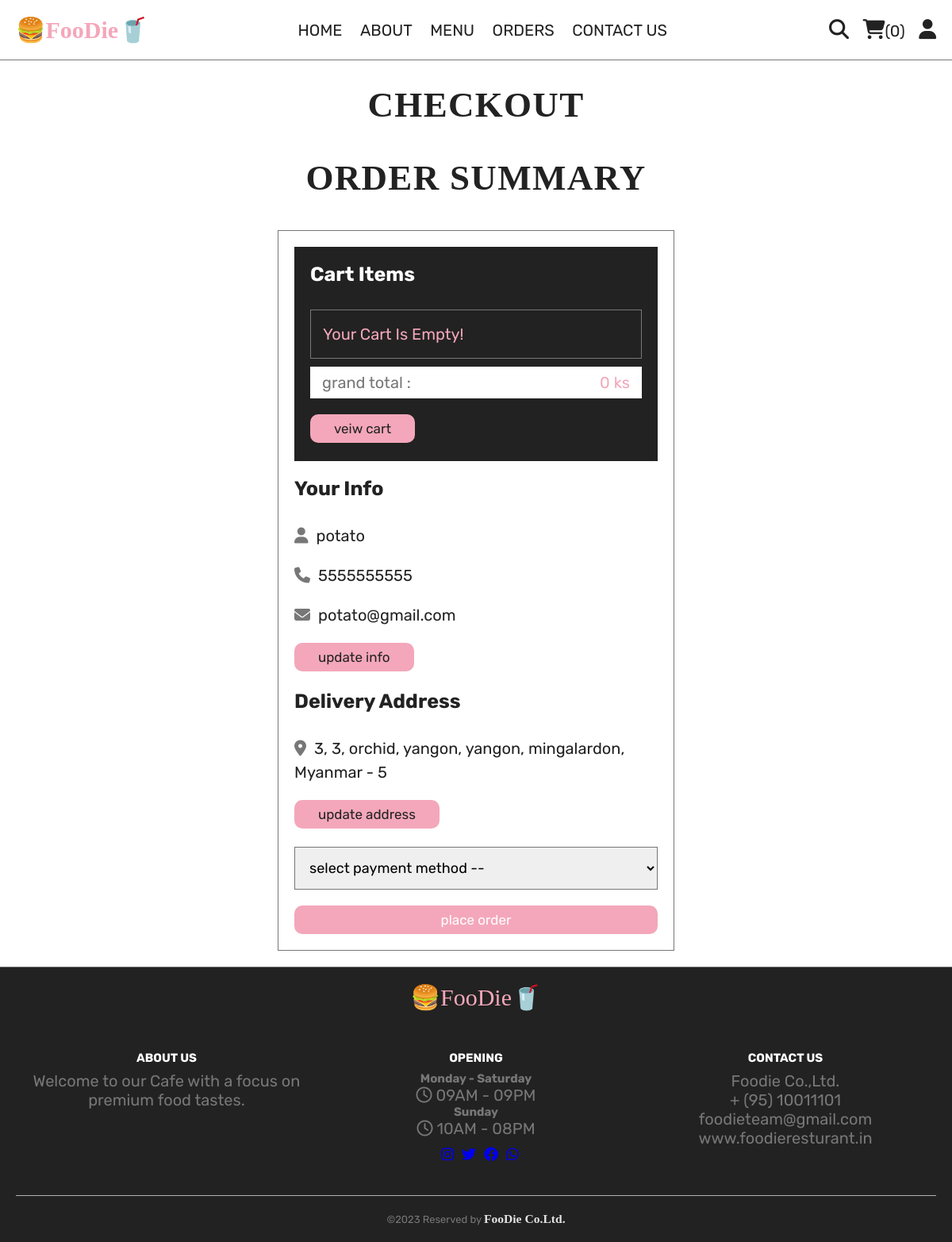
Before: /checkout.php (signed in) with the older database file.
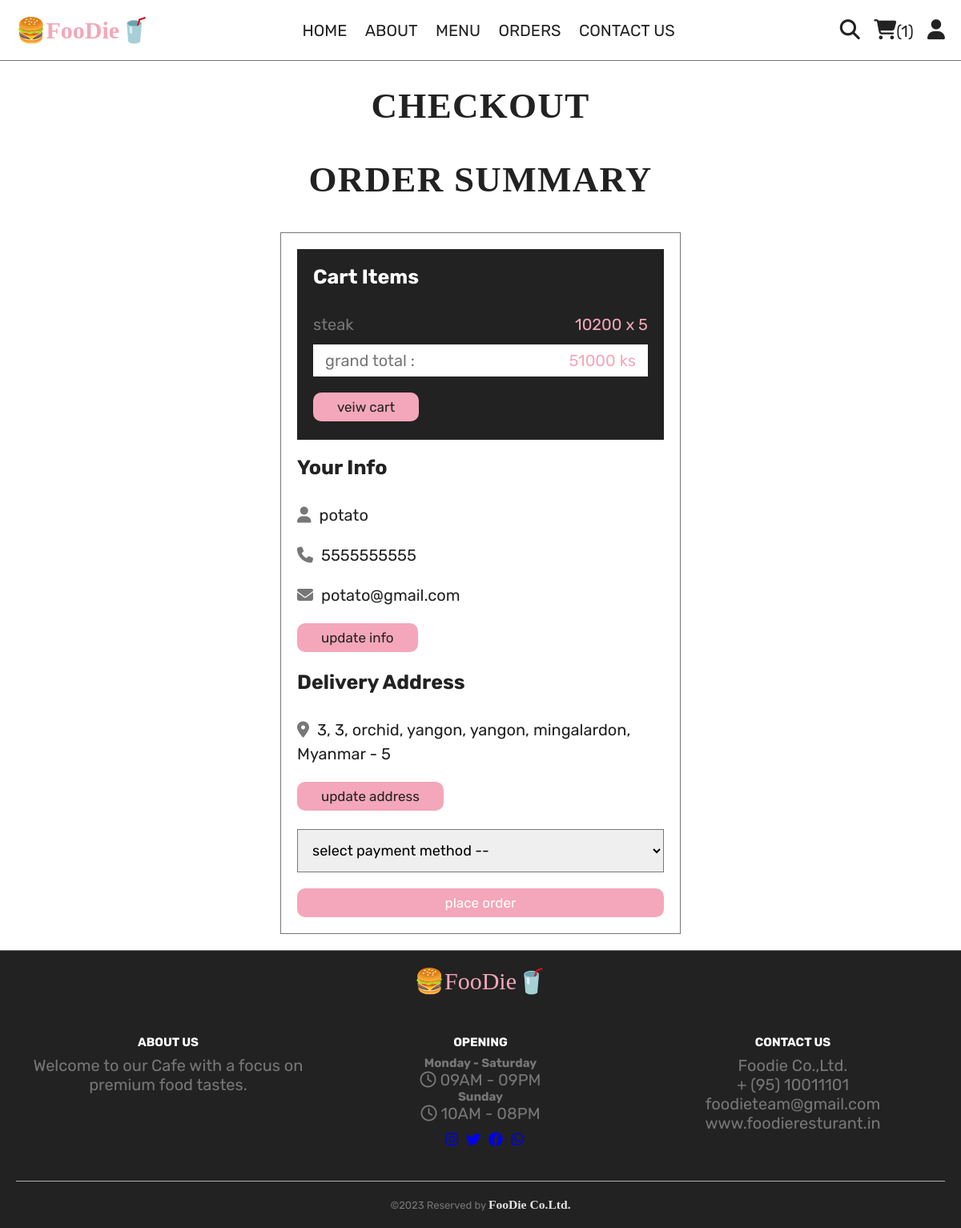
After: the same page with the newer database file.
### tables this page shows
CREATE TABLE `cart` (
  `id` int(100) NOT NULL,
  `user_id` int(100) NOT NULL,
  `pid` int(100) NOT NULL,
  `name` varchar(100) NOT NULL,
  `price` int(10) NOT NULL,
  `quantity` int(10) NOT NULL,
  `image` varchar(100) NOT NULL
);

### checkout.php (the view, shortened to what this page needs)
<?php
include 'components/connect.php';
if(isset($_SESSION['user_id'])){
   $user_id = $_SESSION['user_id'];
}else{
   $user_id = '';
   header('location:home.php');
};
?>
<!DOCTYPE html>
<html lang="en">
<head>
   <link rel="stylesheet" href="https://cdnjs.cloudflare.com/ajax/libs/font-awesome/6.1.1/css/all.min.css">
   <link rel="stylesheet" href="css/style.css">
</head>
<body>
<?php include 'components/user_header.php'; ?>
<section class="checkout">
<h1 class="title">Checkout</h1>
   <h1 class="title">order summary</h1>
<form action="" method="post">
   <div class="cart-items">
      <h3>cart items</h3>
      <?php
         $grand_total = 0;
         $select_cart = $conn->prepare("SELECT * FROM `cart` WHERE user_id = ?");
         $select_cart->execute([$user_id]);
         if($select_cart->rowCount() > 0){
            while($fetch_cart = $select_cart->fetch(PDO::FETCH_ASSOC)){
               $grand_total += ($fetch_cart['price'] * $fetch_cart['quantity']);
      ?>
      <p><span class="name"><?= $fetch_cart['name']; ?></span><span class="price"> <?= $fetch_cart['price']; ?> x <?= $fetch_cart['quantity']; ?></span></p>
      <?php
            }
         }else{
            echo '<p class="empty">your cart is empty!</p>';
         }
      ?>
      <p class="grand-total"><span class="name">grand total :</span><span class="price"><?= $grand_total; ?> ks</span></p>
      <a href="cart.php" class="btn">veiw cart</a>
   </div>
   <div class="user-info">
      <h3>your info</h3>
      <p><i class="fas fa-user"></i><span><?= $fetch_profile['name'] ?></span></p>
      <p><i class="fas fa-phone"></i><span><?= $fetch_profile['number'] ?></span></p>
      <p><i class="fas fa-envelope"></i><span><?= $fetch_profile['email'] ?></span></p>
      <a href="update_profile.php" class="btn">update info</a>
      <h3>delivery address</h3>
      <p><i class="fas fa-map-marker-alt"></i><span><?php if($fetch_profile['address'] == ''){echo 'please enter your address';}else{echo $fetch_profile['address'];} ?></span></p>
      <a href="update_address.php" class="btn">update address</a>
      <select name="method" class="box" required>
         <option value="" disabled selected>select payment method --</option>
      </select>
      <input type="submit" value="place order" class="btn <?php if($fetch_profile['address'] == ''){echo 'disabled';} ?>" style="width:100%; background:var(--red); color:var(--white);" name="submit">
   </div>
</form>
</section>
<?php include 'components/footer.php'; ?>
</body>
</html>

### components/user_header.php (shortened to what this page needs)
<header class="header">
   <section class="flex">
      <a href="home.php" class="logo">🍔FooDie🥤</a>
      <nav class="navbar">
         <a href="home.php">HOME</a>
         <a href="about.php">ABOUT</a>
         <a href="menu.php">MENU</a>
         <a href="orders.php">ORDERS</a>
         <a href="contact.php">CONTACT US</a>
      </nav>
      <div class="icons">
         <?php
            $count_cart_items = $conn->prepare("SELECT * FROM `cart` WHERE user_id = ?");
            $count_cart_items->execute([$user_id]);
            $total_cart_items = $count_cart_items->rowCount();
         ?>
          <a href="search.php"><i class="fas fa-search"></i></a>
         <a href="cart.php"><i class="fas fa-shopping-cart"></i><span>(<?= $total_cart_items; ?>)</span></a>
         <div id="user-btn" class="fas fa-user"></div>
      </div>
         <?php
            $select_profile = $conn->prepare("SELECT * FROM `users` WHERE id = ?");
            $select_profile->execute([$user_id]);
            if($select_profile->rowCount() > 0){
               $fetch_profile = $select_profile->fetch(PDO::FETCH_ASSOC);
         ?>
         <?php
            }else{
         ?>
            <p class="name">please login first!</p>
            <a href="login.php" class="btn">login</a>
         <?php
          }
         ?>
   </section>
</header>

Changed rows visible on the page:
added cart: name "steak", price "10200", quantity "5"
Other visible differences:
$total_cart_items: "0" → "1"
$grand_total: "0" → "51000"
text no longer shown: "Your Cart Is Empty!"
